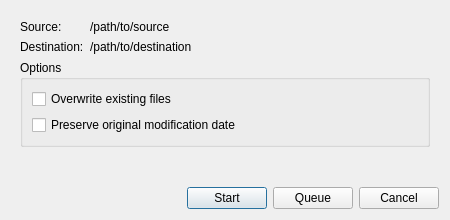
<?xml version="1.0" encoding="UTF-8"?>
<ui version="4.0">
 <class>FileOperationDialog</class>
 <widget class="QDialog" name="FileOperationDialog">
  <property name="geometry">
   <rect>
    <x>0</x>
    <y>0</y>
    <width>450</width>
    <height>220</height>
   </rect>
  </property>
  <property name="windowTitle">
   <string>File Operation</string>
  </property>
  <layout class="QVBoxLayout" name="verticalLayout">
   <item>
    <widget class="QStackedWidget" name="stackedWidget">
     <property name="currentIndex">
      <number>0</number>
     </property>
     <widget class="QWidget" name="options_page">
      <layout class="QVBoxLayout" name="verticalLayout_3">
       <item>
        <layout class="QFormLayout" name="formLayout">
         <item row="0" column="0">
          <widget class="QLabel" name="source_label_title">
           <property name="text">
            <string>Source:</string>
           </property>
          </widget>
         </item>
         <item row="0" column="1">
          <widget class="QLabel" name="source_path_label">
           <property name="text">
            <string>/path/to/source</string>
           </property>
          </widget>
         </item>
         <item row="1" column="0">
          <widget class="QLabel" name="destination_label_title">
           <property name="text">
            <string>Destination:</string>
           </property>
          </widget>
         </item>
         <item row="1" column="1">
          <widget class="QLabel" name="destination_path_label">
           <property name="text">
            <string>/path/to/destination</string>
           </property>
          </widget>
         </item>
        </layout>
       </item>
       <item>
        <widget class="QGroupBox" name="options_group">
         <property name="title">
          <string>Options</string>
         </property>
         <layout class="QVBoxLayout" name="verticalLayout_2">
          <item>
           <widget class="QCheckBox" name="overwrite_checkbox">
            <property name="text">
             <string>Overwrite existing files</string>
            </property>
           </widget>
          </item>
          <item>
           <widget class="QCheckBox" name="preserve_timestamp_checkbox">
            <property name="text">
             <string>Preserve original modification date</string>
            </property>
           </widget>
          </item>
         </layout>
        </widget>
       </item>
       <item>
        <spacer name="verticalSpacer_2">
         <property name="orientation">
          <enum>Qt::Vertical</enum>
         </property>
         <property name="sizeHint" stdset="0">
          <size>
           <width>20</width>
           <height>40</height>
          </size>
         </property>
        </spacer>
       </item>
      </layout>
     </widget>
     <widget class="QWidget" name="progress_page">
      <layout class="QVBoxLayout" name="verticalLayout_4">
       <item>
        <widget class="QLabel" name="progress_label">
         <property name="text">
          <string>Copying...</string>
         </property>
        </widget>
       </item>
       <item>
        <widget class="QProgressBar" name="progressBar">
         <property name="value">
          <number>0</number>
         </property>
        </widget>
       </item>
       <item>
        <spacer name="verticalSpacer">
         <property name="orientation">
          <enum>Qt::Vertical</enum>
         </property>
         <property name="sizeHint" stdset="0">
          <size>
           <width>20</width>
           <height>40</height>
          </size>
         </property>
        </spacer>
       </item>
      </layout>
     </widget>
    </widget>
   </item>
   <item>
    <layout class="QHBoxLayout" name="horizontalLayout">
     <item>
      <spacer name="horizontalSpacer">
       <property name="orientation">
        <enum>Qt::Horizontal</enum>
       </property>
       <property name="sizeHint" stdset="0">
        <size>
         <width>40</width>
         <height>20</height>
        </size>
       </property>
      </spacer>
     </item>
     <item>
      <widget class="QPushButton" name="start_button">
       <property name="text">
        <string>Start</string>
       </property>
      </widget>
     </item>
     <item>
      <widget class="QPushButton" name="queue_button">
       <property name="text">
        <string>Queue</string>
       </property>
      </widget>
     </item>
     <item>
      <widget class="QPushButton" name="cancel_button">
       <property name="text">
        <string>Cancel</string>
       </property>
      </widget>
     </item>
    </layout>
   </item>
  </layout>
 </widget>
 <resources/>
 <connections/>
</ui>
